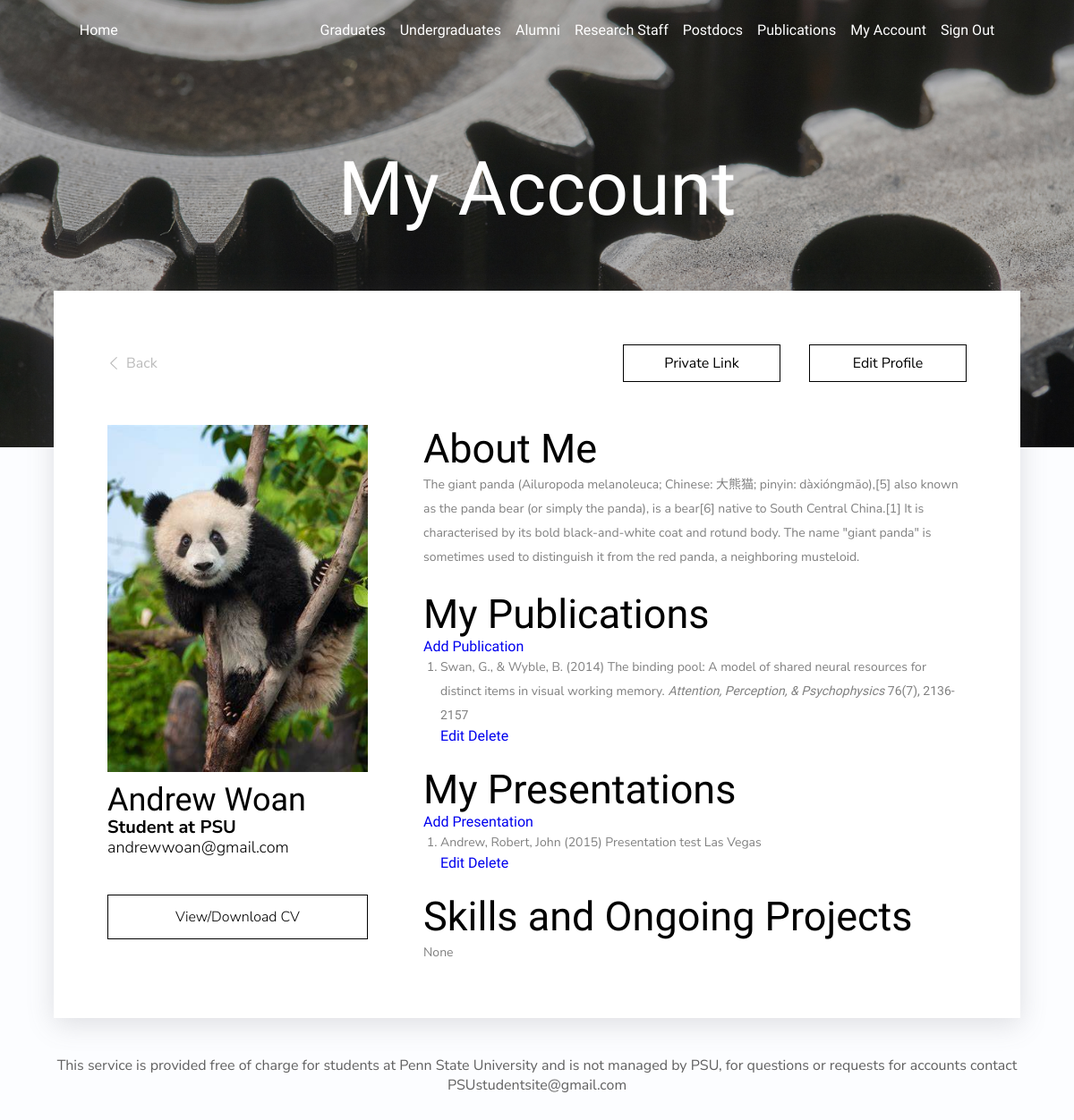
Screenshot of /your-account/ (signed in) with the database file from the repository.
### users/models.py (models this page shows, shortened)
class Profile(models.Model):
    ACCOUNT_TYPES = (
        ('undergrad', 'Undergraduate'),
        ('grad', 'Graduate'),
        ('invisible', 'Invisible'),
        ('post', 'Postdocs'),
        ('res', 'Research Staff'),
        ('alum', 'Alumni'),
    )
    user = models.OneToOneField(User, on_delete=models.CASCADE, null=True)
    profile_picture = models.ImageField(
        null=True, blank=True, upload_to='profiles/', default='profiles/default.png')
    username = models.CharField(
        max_length=300, null=True, blank=True, unique=True)
    name = models.CharField(max_length=300, null=True)
    email = models.EmailField(max_length=1000, null=True)
    account_type = models.CharField(max_length=300, null=True,
                                    blank=True, choices=ACCOUNT_TYPES)
    area_of_interest = models.CharField(max_length=300, null=True)
    description = models.TextField(null=True, blank=True)
    skills_and_ongoing_projects = RichTextField(null=True, blank=True)
    cv = models.FileField(
        max_length=300, upload_to='profiles/', null=True, blank=True)
    resume = models.FileField(
        max_length=300, upload_to='profiles/', null=True, blank=True)
    orcid = models.CharField(max_length=300, null=True, blank=True)
    linkedin = models.CharField(max_length=300, null=True, blank=True)
    twitter = models.CharField(max_length=300, null=True, blank=True)
    osf = models.CharField(max_length=300, null=True, blank=True)
    github = models.CharField(max_length=300, null=True, blank=True)
    facebook = models.CharField(max_length=300, null=True, blank=True)
    youtube = models.CharField(max_length=300, null=True, blank=True)
    website = models.CharField(max_length=300, null=True, blank=True)
    date_created = models.DateTimeField(auto_now_add=True)
    id = models.UUIDField(default=uuid.uuid4, unique=True,
                          primary_key=True, editable=False)

class UserPublications(models.Model):
    DISPLAY_NO = (
        ('display', 'Display'),
        ('noDisplay', 'Do not display'),
    )
    author = models.ForeignKey(
        Profile, on_delete=models.CASCADE, null=True, blank=True)
    title = models.CharField(max_length=500, null=True, blank=True)
    status_date = models.CharField(max_length=300, null=True, blank=True)
    only_enter_year_xxxx = models.IntegerField(null=True)
    contributors = models.CharField(max_length=1000, null=True, blank=True)
    journal_info = models.CharField(max_length=1000, null=True, blank=True)
    journal_title = models.CharField(max_length=1000, null=True, blank=True)
    pub_link = models.CharField(max_length=500, null=True, blank=True)
    display = models.CharField(
        max_length=300, null=True, blank=True, default='display', choices=DISPLAY_NO)
    id = models.UUIDField(default=uuid.uuid4, unique=True,
                          primary_key=True, editable=False)

class UserPresentations(models.Model):
    author = models.ForeignKey(
        Profile, on_delete=models.CASCADE, null=True, blank=True)
    title = models.CharField(max_length=500, null=True, blank=True)
    status_date = models.CharField(max_length=300, null=True, blank=True)
    contributors = models.CharField(max_length=500, null=True, blank=True)
    conference_venue = models.CharField(max_length=500, null=True, blank=True)
    id = models.UUIDField(default=uuid.uuid4, unique=True,
                          primary_key=True, editable=False)

### users/views.py (the view)
# urls.py: path('your-account/', views.userAccount, name='account'),
def userAccount(request):
    profile = request.user.profile
    publications = profile.userpublications_set.all()
    presentations = profile.userpresentations_set.all()
    context = {'profile': profile, 'publications': publications,
               'presentations': presentations}
    return render(request, 'users/account.html', context)

### users/templates/users/account.html (shortened to what this page needs)
{% extends "main.html"%}
{% block content %}
<div class="background-image5">
    <div class="hero-titles">
        <h1 class="hero-title2">
            My Account
        </h1>
    </div>
</div>
<div class="profile-section2">
    <div class="paper2">
        <div class="back">
            <a href="{% url 'profiles' %}" class="back-container">
                <div class="back-name">Back</div>
            </a>
            <div class="edits">
                <a href="{% url 'private-profile' profile.username %}" class="edit-account private">Private Link</a>
                <a href="{% url 'edit-account' %}" class="edit-account">Edit Profile</a>
            </div>
        </div>
        <div class="everything-else">
            <div class="left-profile">
                <div class="formatting2">
                    <img src="{{ profile.profile_picture.url }}" alt="">
                </div>
                <div class="profile-name">{{profile.name}}</div>
                <div class="profile-occupation">{{profile.area_of_interest}}</div>
                <div class="profile-email">{{profile.email}}</div>
                {% if profile.cv %}
                <div class="cv-cont"><a href="{{profile.cv.url}}" class="cv-else">View/Download CV</a>
                </div>
                {% endif %}
            </div>
            <div class="right-profile">
                <div class="bio-title about-me">About Me</div>
                <div class="about-text profile-text">{{profile.description}}</div>
                <div class="bio-title my-publications">My Publications</div>
                <a class="add-publication" href="{% url 'add-publication' %}?next=/people/your-account">Add Publication</a>
                <ol class="pubs">
                    {% for publication in publications %}
                        <li class="about-text profile-text2">{{publication.contributors}} ({{publication.status_date}}) {{publication.title}} <span style="font-style:italic;">{{publication.journal_title}}</span> <span>{{publication.journal_info}}</span></li>
                        <a class="update-publication"
                        href="{% url 'update-publication' publication.id %}?next=/people/your-account">Edit</a>
                    <a class="delete-publication"
                        href="{%url 'delete-publication' publication.id %}?next=/people/your-account">Delete</a>
                    {% endfor %}
                </ol>
                <div class="bio-title my-publications mg">My Presentations</div>
                <a class="add-presentation" href="{% url 'add-presentation' %}?next=/people/your-account">Add Presentation</a>
                <ol class="pubs">
                    {% for presentation in presentations %}
                        <li class="about-text profile-text2">{{presentation.contributors}} ({{presentation.status_date}}) {{presentation.title}} {{presentation.conference_venue}}</li>
                        <a class="update-presentation" href="{% url 'update-presentation' presentation.id %}?next=/people/your-account">Edit</a>
                        <a class="delete-presentation" href="{%url 'delete-presentation' presentation.id %}?next=/people/your-account">Delete</a>
                    {% endfor %}
                </ol>
                <div class="bio-title my-publications mg">Skills and Ongoing Projects</div>
                <div class="margin2 about-text profile-text2">{{profile.skills_and_ongoing_projects|safe}}</div>
            </div>
        </div>
    </div>
    </div>
{% endblock %}

### static/css/main.css (style rules this page uses)
*, html { margin: 0; padding: 0; box-sizing: border-box; font-family: "Forum", sans-serif; }
:root { --neutralBlue: #fcfdff; --fadedBlue: #6a90c9; --lightGray: #606060; }
html { background-color: var(--neutralBlue); }
a { text-decoration: none; }
h1, h2 { font-weight: 400; }
.background-image5 { background-image: url("../images/gears.jpg"); object-fit: cover; background-size: cover; background-position: center center; background-repeat: no-repeat; height: 500px; display: flex; flex-direction: column; justify-content: center; align-items: center; }
.hero-titles { display: flex; flex-direction: column; justify-content: center; align-items: center; }
.private { margin-right: 32px; }
.profile-section2 { display: flex; justify-content: center; }
.back { display: flex; justify-content: space-between; align-items: left; margin-bottom: 48px; }
.back-name { margin-left: 7px; font-family: "Nunito Sans"; color: #bbb; }
.back-container { display: flex; flex-direction: row; justify-content: center; align-items: center; }
.paper2 { box-shadow: rgba(100, 100, 111, 0.2) 0px 7px 29px 0px; background-color: white; position: relative; margin-top: -175px; width: 90%; display: flex; flex-direction: column; justify-content: center; max-width: 1150px; padding: 60px; }
.hero-title2 { font-size: 7vw; color: white; text-align: center; margin-bottom: 78px; }
.formatting2 { width: 291px; height: 387.57px; display: flex; justify-content: center; align-items: center; overflow: hidden; }
.edits { display: flex; flex-direction: row; width: 40%; }
.edit-account { width: 100%; display: flex; flex-direction: row; justify-content: center; align-items: center; border: 1px solid #000000; color: black; font-family: Nunito Sans; font-style: normal; padding: 9px 14px; background: transparent; cursor: pointer; }
.formatting2 img { min-height: 100%; min-width: 100%; object-fit: cover; }
.everything-else { display: flex; flex-direction: row; }
.right-profile { margin-left: 62px; }
.bio-title { font-size: 45px; }
.profile-name { font-size: 36px; margin-top: 10px; }
.profile-occupation { font-family: Nunito Sans; font-style: normal; font-weight: bold; font-size: 20px; line-height: 20px; }
.pubs { margin-left: 19px; }
.profile-email { font-family: Nunito Sans; font-style: normal; font-weight: 300; font-size: 18px; line-height: 25px; }
.profile-text { font-family: Nunito Sans; font-style: normal; font-weight: normal; font-size: 14px; line-height: 27px; margin-bottom: 24px; color: #808080; }
.profile-text2 { font-family: Nunito Sans; font-style: normal; font-weight: normal; font-size: 14px; line-height: 27px; color: #808080; }
.mg { margin-top: 24px; }
.cv-cont { width: 100%; display: flex; justify-content: center; align-items: center; margin-top: 24px; }
.cv-else { width: 100%; display: flex; justify-content: center; align-items: center; border: 1px solid #000000; color: black; height: 50px; font-family: Nunito Sans; font-style: normal; font-weight: 300; }

### rows the page displays
Profile: profile_picture (picture), name "Andrew Woan", area_of_interest "Student at PSU", email "andrewwoan@gmail.com", description "The giant panda (Ailuropoda melanoleuca; Chinese: 大熊猫; pinyin: dàxióngmāo),[5] also known as the panda bear (or simply the panda), is a bear[6] native to South Central China.[1] It is characterised by its bold black-and-white coat and rotund body. The name \"giant panda\" is sometimes used to distinguish it from the red panda, a neighboring musteloid.", skills_and_ongoing_projects "None"
UserPublications: contributors "Swan, G., & Wyble, B.", status_date "2014", title "The binding pool: A model of shared neural resources for distinct items in visual working memory.", journal_title "Attention, Perception, & Psychophysics", journal_info "76(7), 2136-2157"
UserPresentations: contributors "Andrew, Robert, John", status_date "2015", title "Presentation test", conference_venue "Las Vegas"
